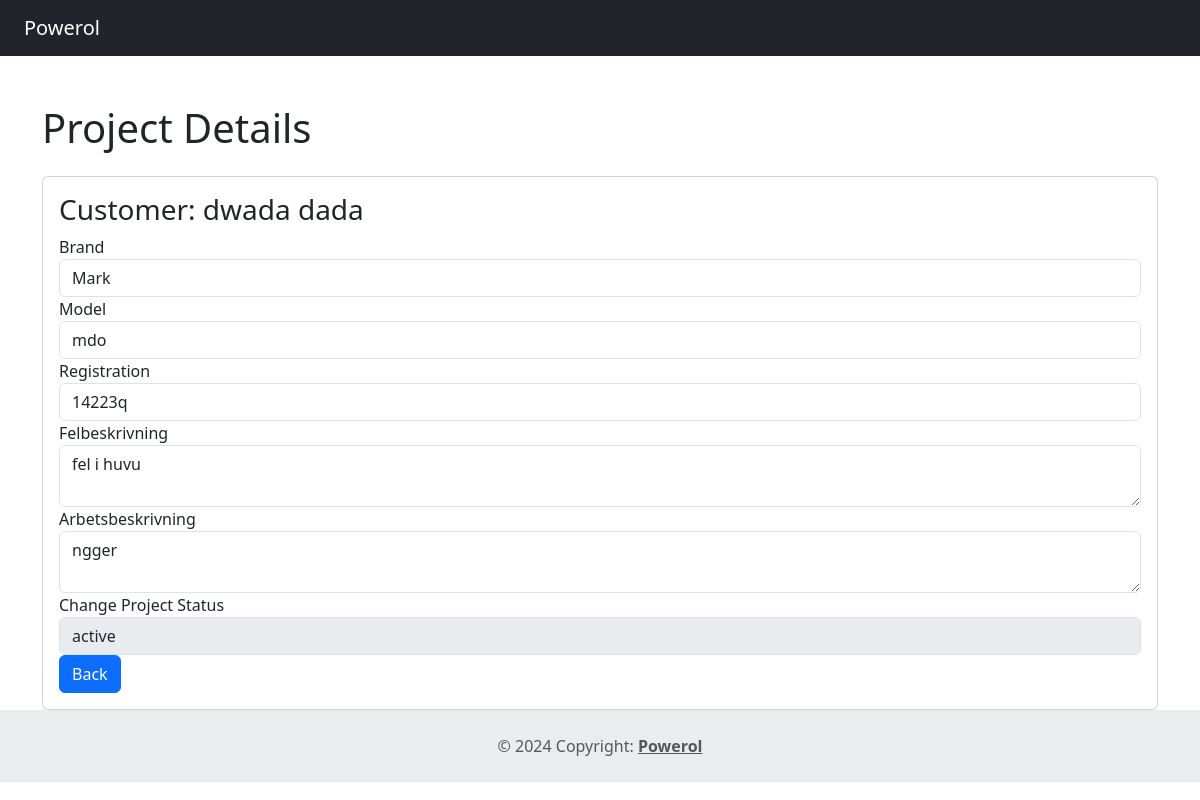
The page /single-project.php?id=28 on the database its author committed.
### tables this page shows
CREATE TABLE `table_projekt` (
  `id_projekt` int(11) NOT NULL,
  `pt_felbeskrivning` varchar(520) NOT NULL,
  `pt_arbetsbeskrivning` varchar(520) NOT NULL,
  `pt_status_fk` int(11) NOT NULL,
  `customer_fk` int(11) NOT NULL,
  `created_by_user_fk` int(11) NOT NULL,
  `car_brand` varchar(255) NOT NULL,
  `car_model` varchar(255) NOT NULL,
  `car_reg` varchar(255) NOT NULL,
  `fk_produkter` int(11) DEFAULT NULL
);

### single-project.php (the view, shortened to what this page needs)
<?php
include_once 'includes/header.php';
include_once 'includes/config.php';
?>
<link href="https://cdn.jsdelivr.net/npm/bootstrap@5.3.3/dist/css/bootstrap.min.css" rel="stylesheet">
<?php
if (isset($_GET['id'])) {
    $id_projekt = $_GET['id'];
    echo "<div class='container mt-5'>";
    echo "<h1 class='mb-4'>Project Details</h1>";
    try {
        $stmt = $pdo->prepare("
            SELECT
                CONCAT(c.cust_fname, ' ', c.cust_lname) AS customer_name,
                p.pt_felbeskrivning,
                p.pt_arbetsbeskrivning,
                p.car_brand,
                p.car_model,
                p.car_reg,
                p.pt_status_fk
            FROM table_projekt p
            JOIN table_customer c ON p.customer_fk = c.id_cust
            WHERE p.id_projekt = ?
        ");
        $stmt->execute([$id_projekt]);
        if ($stmt->rowCount() > 0) {
            $project = $stmt->fetch();
            $status_stmt = $pdo->query("SELECT id_status, status_name FROM table_status");
            $statuses = $status_stmt->fetchAll();
            ?>
            <div class="card">
                <div class="card-body">
                    <h3>Customer: <?= htmlspecialchars($project['customer_name']) ?></h3>
                    <form method="POST" action="projects/single-project.php">
                        <div class="form-group">
                            <label for="car_brand">Brand</label>
                            <input type="text" id="car_brand" name="car_brand" class="form-control" value="<?= htmlspecialchars($project['car_brand']) ?>"readonly>
                        </div>
                        <div class="form-group">
                            <label for="car_model">Model</label>
                            <input type="text" id="car_model" name="car_model" class="form-control" value="<?= htmlspecialchars($project['car_model']) ?>"readonly>
                        </div>
                        <div class="form-group">
                            <label for="car_reg">Registration</label>
                            <input type="text" id="car_reg" name="car_reg" class="form-control" value="<?= htmlspecialchars($project['car_reg']) ?>"readonly>
                        </div>
                        <div class="form-group">
                            <label for="felbeskrivning">Felbeskrivning</label>
                            <textarea readonly id="felbeskrivning" name="felbeskrivning" class="form-control"><?= htmlspecialchars($project['pt_felbeskrivning']) ?></textarea>
                        </div>
                        <div class="form-group">
                            <label for="arbetsbeskrivning">Arbetsbeskrivning</label>
                            <textarea readonly id="arbetsbeskrivning" name="arbetsbeskrivning" class="form-control"><?= htmlspecialchars($project['pt_arbetsbeskrivning']) ?></textarea>
                        </div>
                        <div class="form-group">
                            <label for="status">Change Project Status</label>
                            <select id="status" name="status" class="form-control" disabled>
                                <?php foreach ($statuses as $status):
                                    $selected = ($status['id_status'] == $project['pt_status_fk']) ? 'selected' : ''; ?>
                                    <option value="<?= $status['id_status'] ?>" <?= $selected ?>><?= htmlspecialchars($status['status_name']) ?></option>
                                <?php endforeach; ?>
                            </select>
                        </div>
                        <button type="button" class="btn btn-primary" onclick="window.location.href='active_projects.php'">Back</button>
    </div>
  </div>
</div>
            <?php
        } else {
            echo "<div class='alert alert-info' role='alert'>Project not found.</div>";
        }
    } catch (PDOException $e) {
        echo "<div class='alert alert-danger' role='alert'>Error: " . htmlspecialchars($e->getMessage()) . "</div>";
    }
} else {
    echo "<div class='alert alert-danger' role='alert'>No project ID specified.</div>";
}
include_once 'includes/footer.php';
?>

### assets/css/style.css (style rules this page uses)
#arbetsbeskrivning { pointer-events: none; }

### rows shown on the page
table_projekt: car_brand "Mark", car_model "mdo", car_reg "14223q", felbeskrivning "fel i huvu", arbetsbeskrivning "ngger"

### other values the page prints
$project['customer_name'] "dwada dada"
form field status "active"
